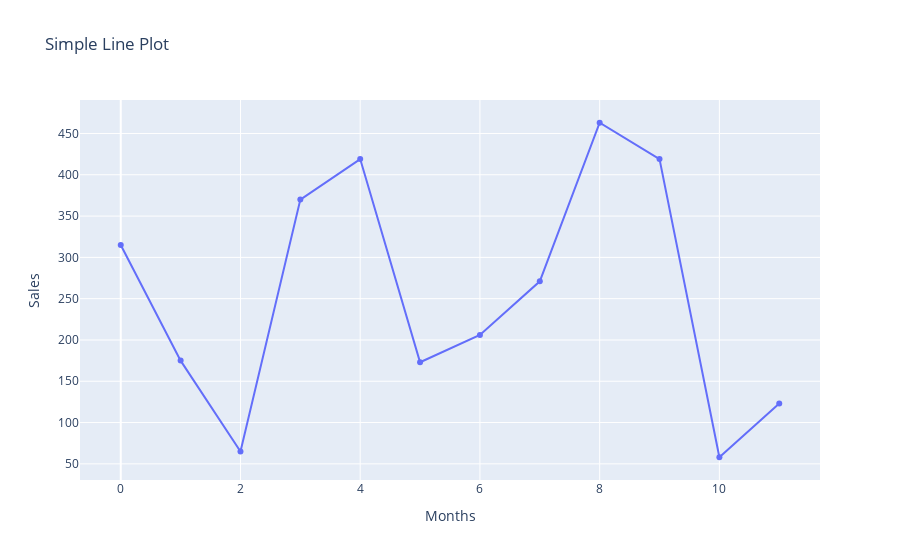

The code cell stored with this chart in its notebook:
### Code cell
# With go
fig = go.Figure(data=go.Scatter(x=x, y=y))
fig.update_layout(title='Simple Line Plot', xaxis_title='Months', yaxis_title='Sales')
fig.show()

### Figure 1 — Plotly figure (JSON) as saved in the notebook; plotly's stock layout.template omitted (floating-point values rounded to 4 significant figures)
{"data": [{"type": "scatter", "x": [0, 1, 2, 3, 4, 5, 6, 7, 8, 9, 10, 11], "y": [315, 175, 65, 370, 419, 173, 206, 271, 463, 419, 58, 123]}], "layout": {"title": {"text": "Simple Line Plot"}, "xaxis": {"title": {"text": "Months"}}, "yaxis": {"title": {"text": "Sales"}}}}
